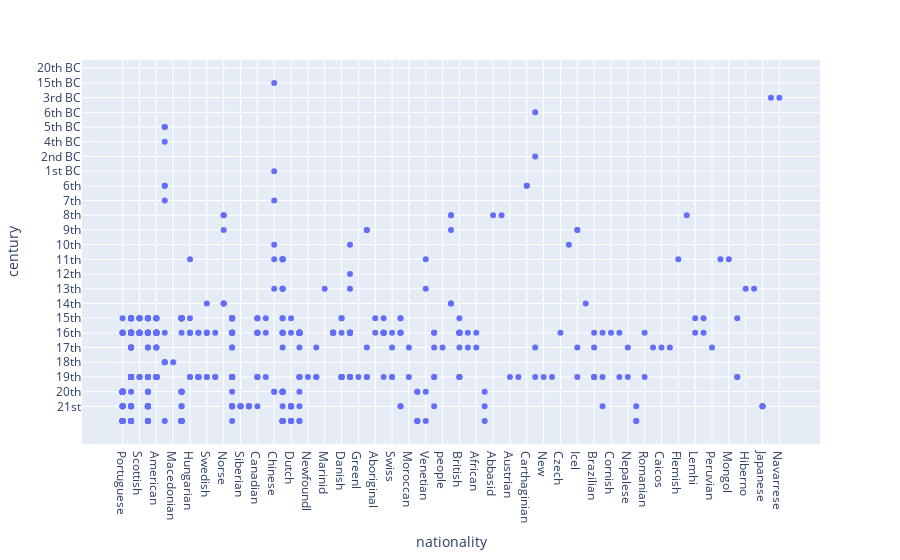

Notebook code for this chart:
### Markdown cell above
**Plot scatter chart for explorer nationality and century distributions.**

### Code cell
# Scatter chart for nationality, century explorer data distributions
fig = px.scatter(data, x='nationality', y='century')
fig.update_yaxes(tickmode = 'array',ticktext=["21st","20th","19th","18th","17th","16th","15th","14th","13th","12th","11th","10th","9th","8th","7th","6th", "1st BC","2nd BC","4th BC", "5th BC", "6th BC","3rd BC","15th BC","20th BC"],
                tickvals=["1","2","3","4","5","6","7","8","9","10","11","12","13","14","15","16", "17","18","19", "20", "21","22","23","24"])
fig.update_xaxes(type='-',nticks=50)

fig.show()

### Figure 1 — Plotly figure (JSON) as saved in the notebook; plotly's stock layout.template omitted (floating-point values rounded to 4 significant figures; data arrays with more than 128 entries replaced by an {"elided": "..."} marker saying what was removed)
{"data": [{"hovertemplate": "nationality=%{x}<br>century=%{y}<extra></extra>", "legendgroup": "", "marker": {"color": "#636efa", "symbol": "circle"}, "mode": "markers", "name": "", "orientation": "v", "showlegend": false, "type": "scatter", "x": {"elided": "787 str values"}, "xaxis": "x", "y": {"elided": "787 str values"}, "yaxis": "y"}], "layout": {"autosize": true, "legend": {"tracegroupgap": 0}, "margin": {"t": 60}, "xaxis": {"anchor": "y", "autorange": true, "domain": [0, 1], "nticks": 50, "range": [-4.798, 82.8], "title": {"text": "nationality"}, "type": "category"}, "yaxis": {"anchor": "x", "autorange": true, "domain": [0, 1], "range": [-1.686, 24.69], "tickmode": "array", "ticktext": ["21st", "20th", "19th", "18th", "17th", "16th", "15th", "14th", "13th", "12th", "11th", "10th", "9th", "8th", "7th", "6th", "1st BC", "2nd BC", "4th BC", "5th BC", "6th BC", "3rd BC", "15th BC", "20th BC"], "tickvals": ["1", "2", "3", "4", "5", "6", "7", "8", "9", "10", "11", "12", "13", "14", "15", "16", "17", "18", "19", "20", "21", "22", "23", "24"], "title": {"text": "century"}, "type": "category"}}}
